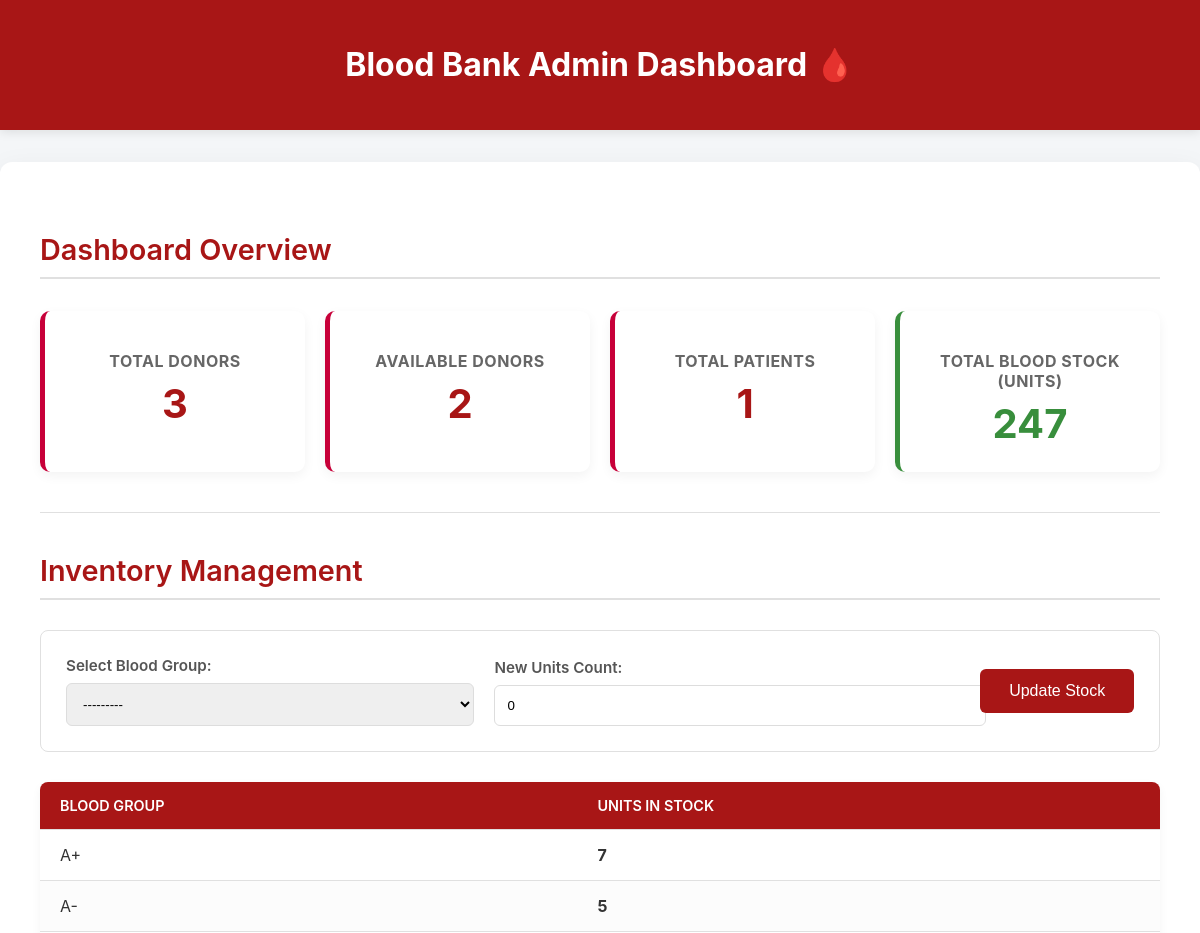
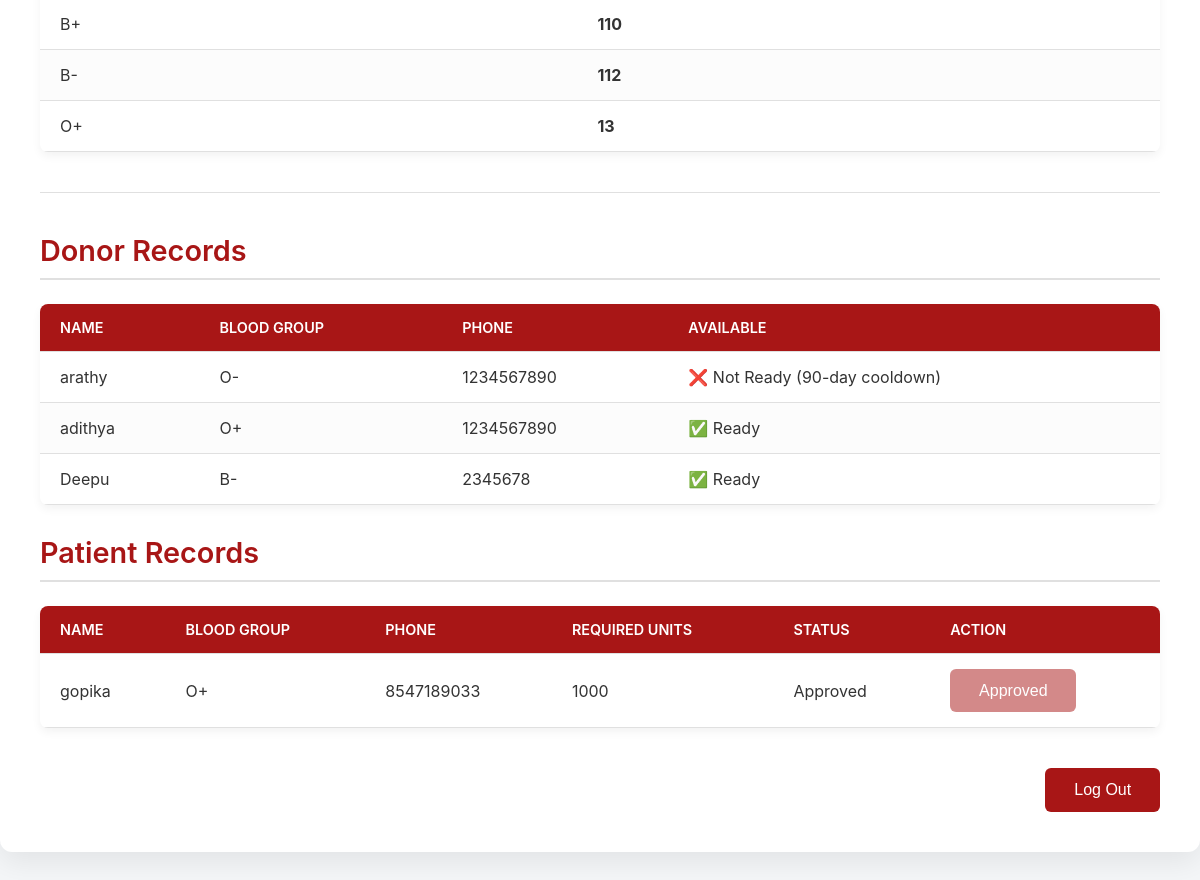
Before: /admin-dashboard/ (signed in) with the older database file (2 pictures, top to bottom).
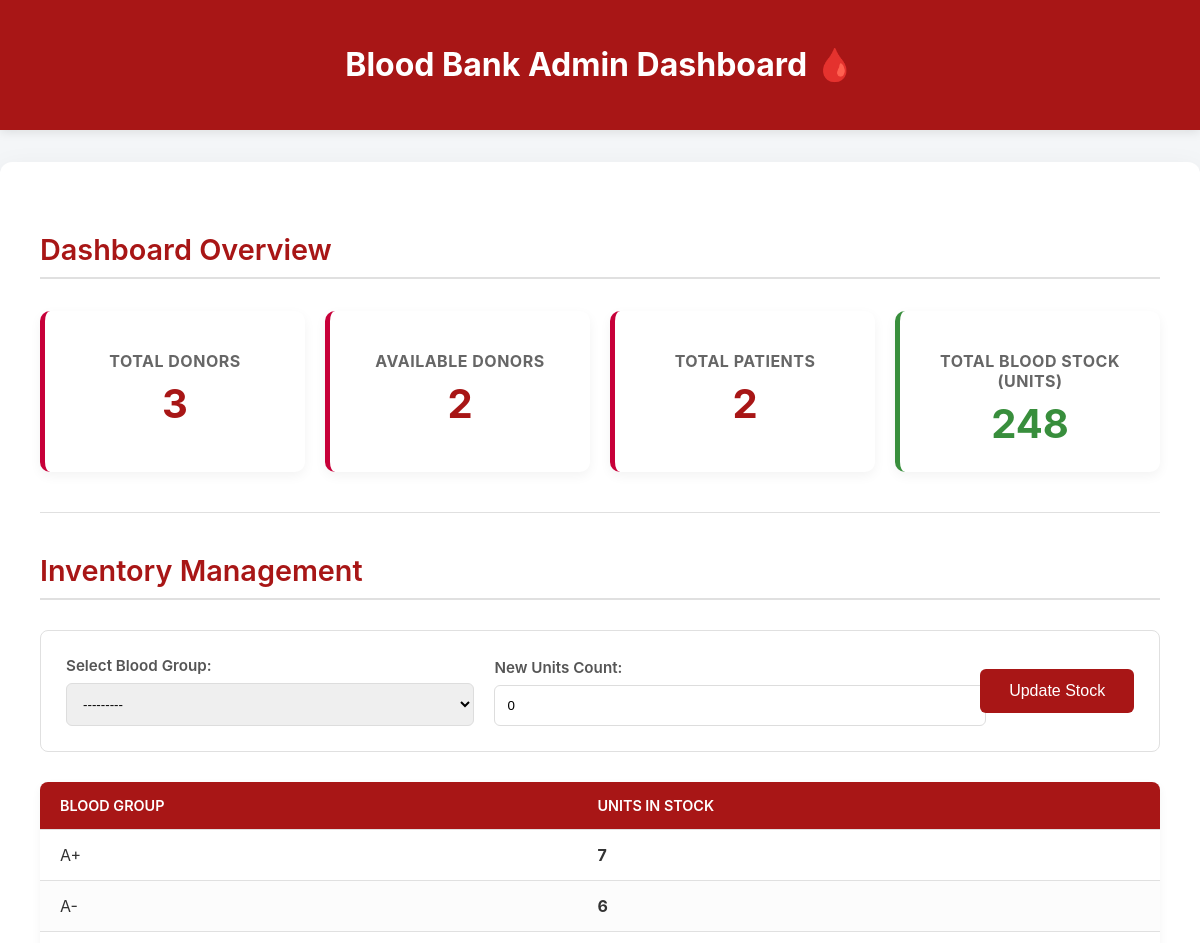
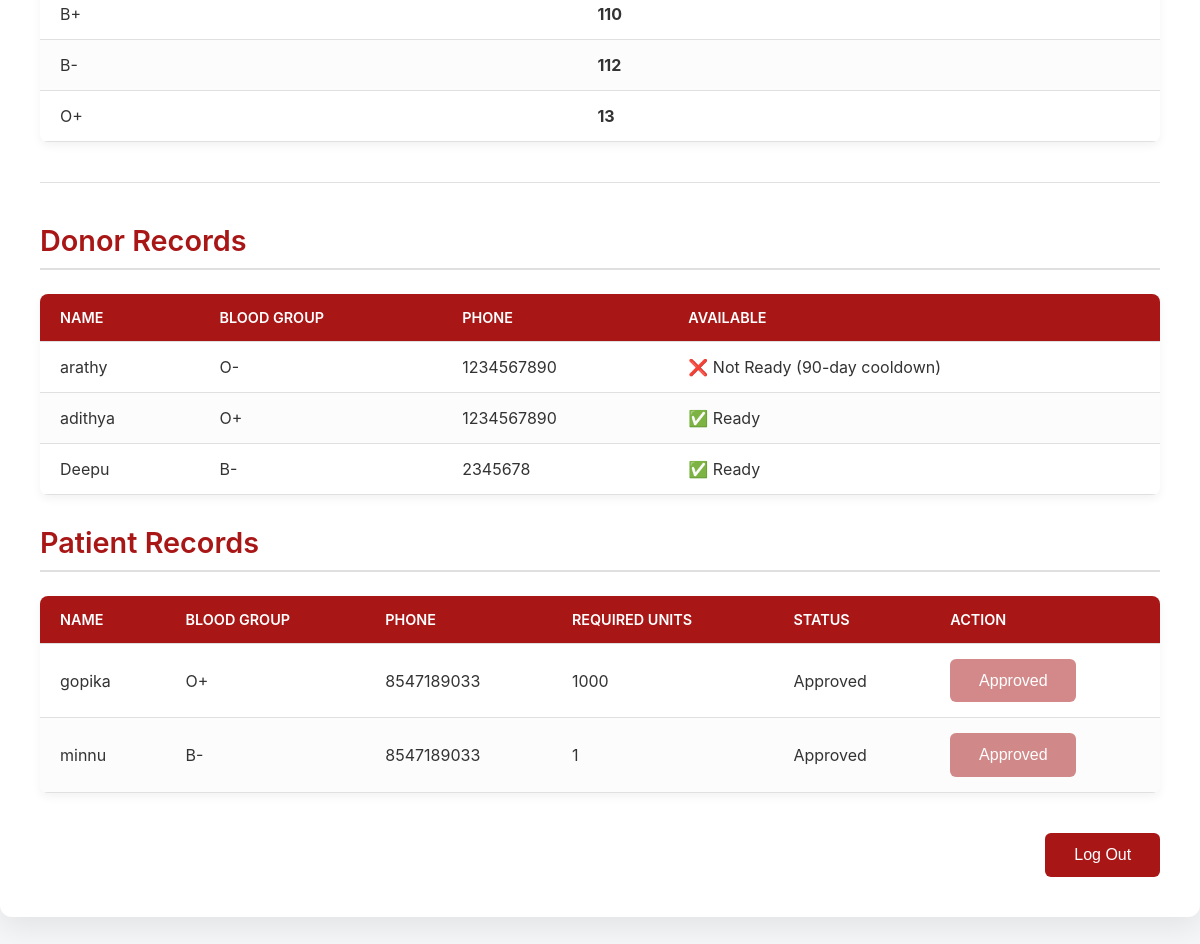
After: the same page with the newer database file (2 pictures, top to bottom).
### bloodmanager/models.py (models this page shows, shortened)
class Donor(models.Model):
    user = models.OneToOneField(User, on_delete=models.CASCADE)
    phone = models.CharField(max_length=15)
    gender = models.CharField(max_length=10, choices=GENDER_CHOICES)
    blood_group = models.CharField(max_length=3, choices=BLOOD_GROUP_CHOICES)
    address = models.TextField()
    age = models.PositiveIntegerField()
    last_donation_date = models.DateField(null=True, blank=True)
    available = models.BooleanField(default=True)

class Patient(models.Model):
    user = models.OneToOneField(User, on_delete=models.CASCADE)
    phone = models.CharField(max_length=15)
    gender = models.CharField(max_length=10)
    blood_group = models.CharField(max_length=3, choices=BLOOD_GROUP_CHOICES)
    address = models.TextField()
    required_units = models.PositiveIntegerField(default=1)
    approved = models.BooleanField(default=False)

### bloodmanager/views.py (the view)
# urls.py: path('admin-dashboard/', views.admin_dashboard, name='admin-dashboard'),
@user_passes_test(is_admin)
def admin_dashboard(request):
    donors = Donor.objects.all()
    patients = Patient.objects.all()
    from django.db.models import Sum
    stock = BloodStock.objects.values('blood_group').annotate(total_units=Sum('units')).order_by('blood_group')
    total_donors = donors.count()
    available_donors = donors.filter(available=True).count()
    total_patients = patients.count()
    total_stock_units = sum(item['total_units'] for item in stock)
    if request.method == 'POST':
        if 'approve_patient' in request.POST:
            patient_id = request.POST.get('patient_id')
            patient = get_object_or_404(Patient, id=patient_id)
            patient.approved = True
            patient.save()
            messages.success(request, f"Patient {patient.user.username} approved successfully.")
            return redirect('admin-dashboard')
        stock_form = BloodStockForm(request.POST)
        if stock_form.is_valid():
            blood_group = stock_form.cleaned_data['blood_group']
            units = stock_form.cleaned_data['units']
            stock_item, created = BloodStock.objects.get_or_create(
                blood_group=blood_group, hospital=None, defaults={'units': units}
            )
            if not created:
                stock_item.units += units
            stock_item.save()
            messages.success(request, f'Blood stock for {blood_group} updated successfully.')
            return redirect('admin-dashboard')
    else:
        stock_form = BloodStockForm()
    return render(request, 'admin/admin_dashboard.html', {
        'donors': donors,
        'patients': patients,
        'stock': stock,
        'total_donors': total_donors,
        'available_donors': available_donors,
        'total_patients': total_patients,
        'total_stock_units': total_stock_units,
        'stock_form': stock_form,
    })

### bloodmanager/forms.py
class BloodStockForm(forms.ModelForm):
    class Meta:
        model = BloodStock
        fields = ['blood_group', 'units']

### bloodmanager/views.py (called while the page is built)
def is_admin(user):
    return user.is_superuser

### bloodmanager/templates/admin/admin_dashboard.html (shortened to what this page needs)
<!DOCTYPE html>
<html lang="en">
<head>
</head>
<body>
<header>
    <h1>Blood Bank Admin Dashboard 🩸</h1>
</header>
<div class="container">
    <h2>Dashboard Overview</h2>
    <div class="stats">
        <div class="stat-box">
            <h3>Total Donors</h3>
            <p>{{ total_donors }}</p>
        </div>
        <div class="stat-box">
            <h3>Available Donors</h3>
            <p>{{ available_donors }}</p>
        </div>
        <div class="stat-box">
            <h3>Total Patients</h3>
            <p>{{ total_patients }}</p>
        </div>
        <div class="stat-box stock-highlight">
            <h3>Total Blood Stock (Units)</h3>
            <p><strong>{{ total_stock_units }}</strong></p>
        </div>
    </div>
    <hr>
    <h2>Inventory Management</h2>
    <form method="POST" class="stock-form">
        <div>
            <label for="{{ stock_form.blood_group.id_for_label }}">Select Blood Group:</label>
            {{ stock_form.blood_group }}
        </div>
        <div>
            <label for="{{ stock_form.units.id_for_label }}">New Units Count:</label>
            {{ stock_form.units }}
        </div>
        <button type="submit" style="align-self: center;">Update Stock</button>
    </form>
    <table>
        <thead>
            <tr>
                <th>Blood Group</th>
                <th>Units in Stock</th>
            </tr>
        </thead>
        <tbody>
            {% for item in stock %}
            <tr class="{% if item.total_units < 5 %}low-stock{% endif %}">
                <td>{{ item.blood_group }}</td>
                <td><strong>{{ item.total_units }}</strong></td>
            </tr>
            {% empty %}
            <tr><td colspan="2" style="text-align: center; color: #777;">No stock records found.</td></tr>
            {% endfor %}
        </tbody>
    </table>
    <hr>
    <h2>Donor Records</h2>
    <table>
        <thead>
            <tr>
                <th>Name</th>
                <th>Blood Group</th>
                <th>Phone</th>
                <th>Available</th>
            </tr>
        </thead>
        <tbody>
        {% for donor in donors %}
        <tr>
            <td>{{ donor.user.username }}</td>
            <td>{{ donor.blood_group }}</td>
            <td>{{ donor.phone }}</td>
            <td>{% if donor.available %}✅ Ready{% else %}❌ Not Ready (90-day cooldown){% endif %}</td>
        </tr>
        {% empty %}
        <tr><td colspan="4" style="text-align: center; color: #777;">No donor records found.</td></tr>
        {% endfor %}
        </tbody>
    </table>
    <h2 style="margin-top: 30px;">Patient Records</h2>
    <table>
        <thead>
            <tr>
                <th>Name</th>
                <th>Blood Group</th>
                <th>Phone</th>
                <th>Required Units</th>
                <th>Status</th>
                <th>Action</th>
            </tr>
        </thead>
        <tbody>
        {% for patient in patients %}
        <tr>
            <td>{{ patient.user.username }}</td>
            <td>{{ patient.blood_group }}</td>
            <td>{{ patient.phone }}</td>
            <td>{{ patient.required_units }}</td>
            <td>
                {% if patient.approved %}
                    Approved
                {% else %}
                    Pending
                {% endif %}
            </td>
            <td>
                {% if not patient.approved %}
                <form method="POST" style="display:inline;">
                    {% csrf_token %}
                    <input type="hidden" name="patient_id" value="{{ patient.id }}">
                    <button type="submit" name="approve_patient">Approve</button>
                </form>
                {% else %}
                    <button disabled style="opacity:0.5;">Approved</button>
                {% endif %}
            </td>
        </tr>
        {% endfor %}
        </tbody>
    </table>
    <div class="logout">
        <form method="POST" action="{% url 'logout' %}">
            <button type="submit">Log Out</button>
        </form>
    </div>
</div>
</body>
</html>

Changed rows visible on the page:
added Patient: user.username "minnu", blood_group "B-", phone "8547189033", required_units "1", approved "Approved"
Other visible differences:
{{ total_patients }}: "1" → "2"
{{ total_stock_units }}: "247" → "248"
new list line: "A- 6"
list line gone: "A- 5"
